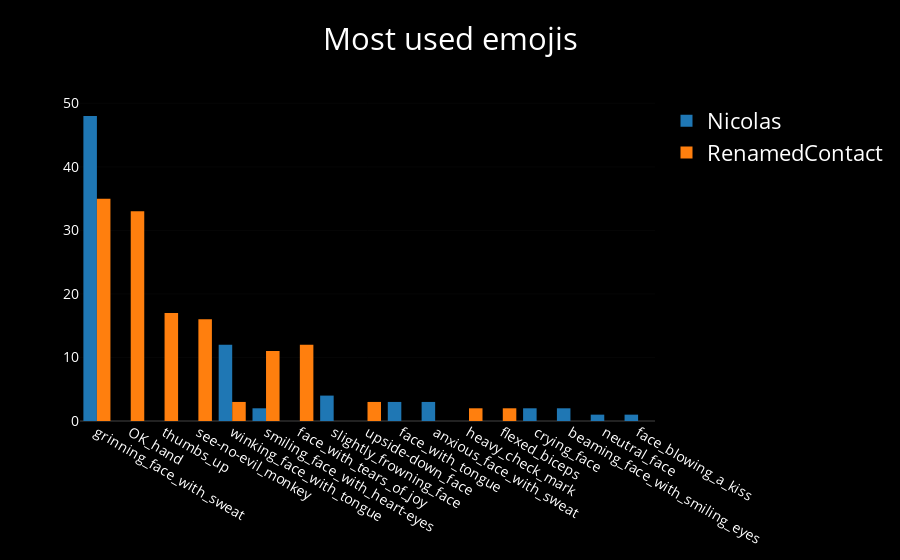

The code cell stored with this chart in its notebook:
### Code cell
iplot(wa.plot_most_used_emojis(nb_mode=True))

### Figure 1 — Plotly figure (JSON) as saved in the notebook; plotly's stock layout.template omitted (floating-point values rounded to 4 significant figures)
{"data": [{"name": "Nicolas", "type": "bar", "uid": "03b2bd80-030d-4285-ac0a-311a651101e5", "x": ["grinning_face_with_sweat", "OK_hand", "thumbs_up", "see-no-evil_monkey", "winking_face_with_tongue", "smiling_face_with_heart-eyes", "face_with_tears_of_joy", "slightly_frowning_face", "upside-down_face", "face_with_tongue", "anxious_face_with_sweat", "heavy_check_mark", "flexed_biceps", "crying_face", "beaming_face_with_smiling_eyes", "neutral_face", "face_blowing_a_kiss"], "y": [48, 0, 0, 0, 12, 2, 0, 4, 0, 3, 3, 0, 0, 2, 2, 1, 1]}, {"name": "RenamedContact", "type": "bar", "uid": "f2de5251-4a5f-4a84-9200-ff8d42d8f312", "x": ["grinning_face_with_sweat", "OK_hand", "thumbs_up", "see-no-evil_monkey", "winking_face_with_tongue", "smiling_face_with_heart-eyes", "face_with_tears_of_joy", "slightly_frowning_face", "upside-down_face", "face_with_tongue", "anxious_face_with_sweat", "heavy_check_mark", "flexed_biceps", "crying_face", "beaming_face_with_smiling_eyes", "neutral_face", "face_blowing_a_kiss"], "y": [35, 33, 17, 16, 3, 11, 12, 0, 3, 0, 0, 2, 2, 0, 0, 0, 0]}], "layout": {"font": {"color": "white", "size": 22}, "paper_bgcolor": "black", "plot_bgcolor": "black", "title": "Most used emojis", "xaxis": {"automargin": true, "showticklabels": true, "tickfont": {"color": "white", "size": 14}, "titlefont": {"color": "white", "size": 18}}, "yaxis": {"automargin": true, "showticklabels": true, "tickfont": {"color": "white", "size": 14}, "titlefont": {"color": "white", "size": 18}}}}
